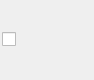
<?xml version="1.0" encoding="UTF-8"?>
<ui version="4.0">
 <class>Form</class>
 <widget class="QWidget" name="Form">
  <property name="geometry">
   <rect>
    <x>0</x>
    <y>0</y>
    <width>94</width>
    <height>80</height>
   </rect>
  </property>
  <property name="windowTitle">
   <string>Form</string>
  </property>
  <widget class="QCheckBox" name="satelite">
   <property name="geometry">
    <rect>
     <x>2</x>
     <y>2</y>
     <width>75</width>
     <height>75</height>
    </rect>
   </property>
   <property name="styleSheet">
    <string notr="true">QCheckBox::indicator:unchecked {
	image: url(:/img/catastro.jpg);
}

QCheckBox::indicator:checked {
	image: url(:/img/satelite.jpg)
}</string>
   </property>
   <property name="text">
    <string/>
   </property>
  </widget>
 </widget>
 <resources>
  <include location="rsc/ficheros.qrc"/>
 </resources>
 <connections/>
</ui>
